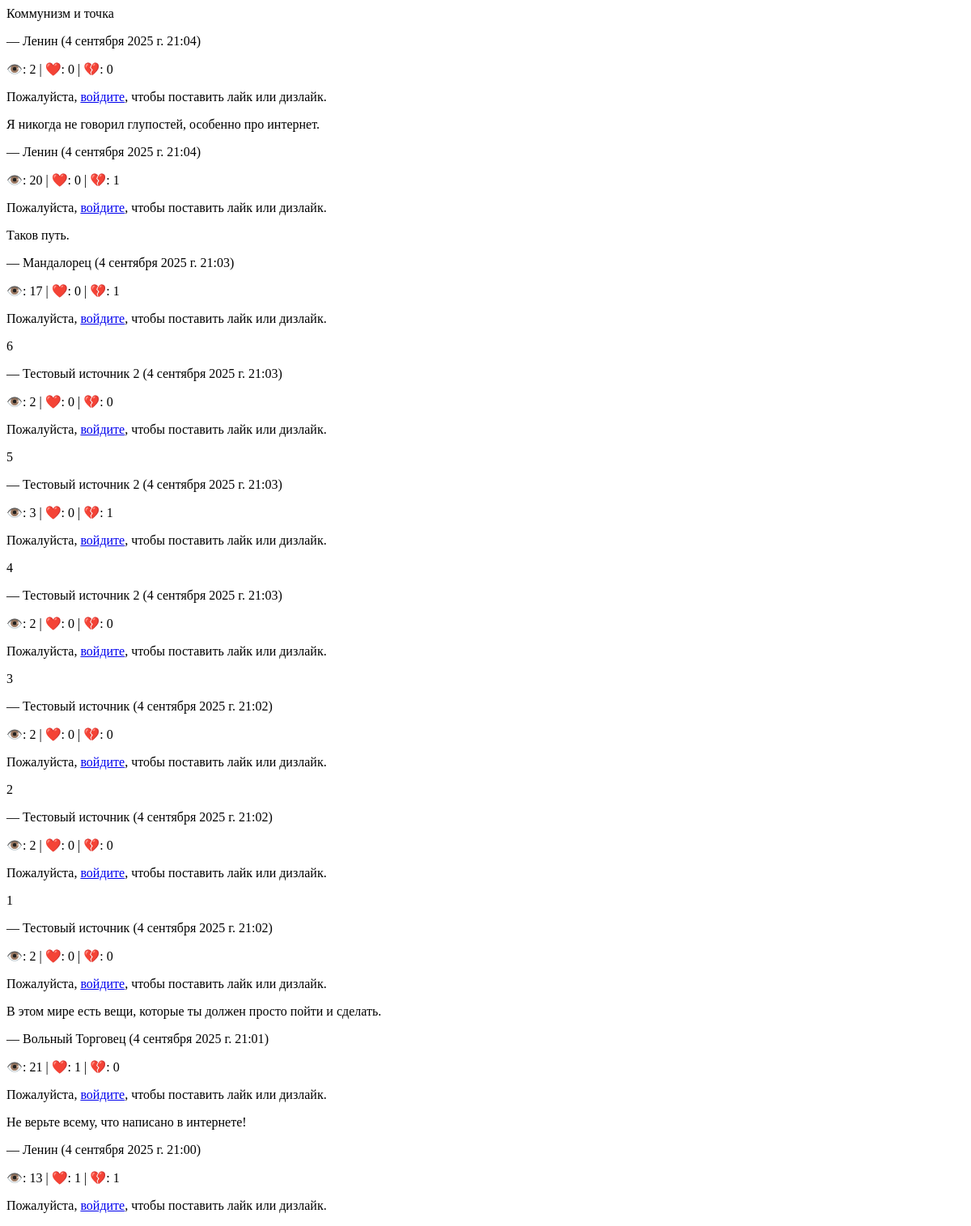
The app's page /dashboard/filter/, older data.
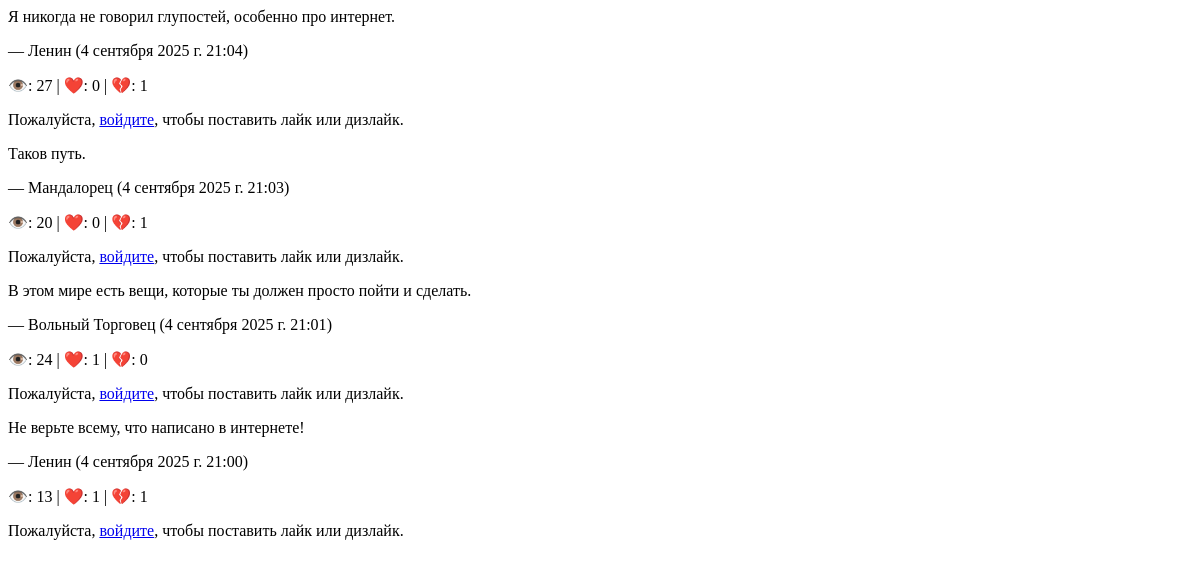
The same page, newer data.
### quotes/models.py (models this page shows, shortened)
class Quote(models.Model):
    source = models.ForeignKey(Source, on_delete=models.CASCADE, related_name='quotes')
    text = models.TextField(unique=True)
    weight = models.PositiveIntegerField(
        default=1,
        validators=[MinValueValidator(1), MaxValueValidator(5)]
    )
    views = models.PositiveIntegerField(default=0)
    likes = models.IntegerField(default=0)
    dislikes = models.IntegerField(default=0)
    created_at = models.DateTimeField(auto_now_add=True)
    class Meta:
        ordering = ['-likes', '-views']

class Source(models.Model):
    SOURCE_TYPES = [
        ('book', 'Книга'),
        ('movie', 'Фильм'),
        ('series', 'Сериал'),
        ('other', 'Другое'),
    ]
    name = models.CharField(max_length=200, unique=True)
    type = models.CharField(max_length=20, choices=SOURCE_TYPES, default='other')

### quotes/views.py (the view)
# urls.py: path('dashboard/filter/', views.dashboard_filter, name='dashboard_filter'),
def dashboard_filter(request):
    filter_type = request.GET.get('filter', 'latest')
    if filter_type == 'most_liked':
        quotes = Quote.objects.order_by('-likes')[:100]
    elif filter_type == 'most_important':
        quotes = Quote.objects.order_by('-weight')[:100]
    elif filter_type == 'longest':
        quotes = Quote.objects.annotate(length=models.functions.Length('text')).order_by('-length')[:100]
    elif filter_type == 'shortest':
        quotes = Quote.objects.annotate(length=models.functions.Length('text')).order_by('length')[:100]
    else:  # latest
        quotes = Quote.objects.order_by('-created_at')[:100]
    return render(request, 'quotes/quotes_list.html', {'quotes': quotes})

### quotes/templates/quotes/quotes_list.html
{% for q in quotes %}
    <article class="quote">
        <p class="text">{{ q.text }}</p>
        <p class="meta">— {{ q.source.name }} ({{ q.created_at }})</p>
            <p class="meta">
                👁️: {{ q.views }} |
                ❤️: <span id="likes-{{ q.pk }}">{{ q.likes }}</span> |
                💔: <span id="dislikes-{{ q.pk }}">{{ q.dislikes }}</span>
            </p>
            {% if user.is_authenticated %}
                <form class="vote-form" data-quote-id="{{ q.pk }}" method="post" action="{% url 'quotes:vote_quote' q.pk %}">
                    {% csrf_token %}
                    <button type="button" data-action="like">❤️ Лайк</button>
                    <button type="button" data-action="dislike">💔 Дизлайк</button>
                </form>
            {% else %}
                <p>Пожалуйста, <a href="{% url 'login' %}">войдите</a>, чтобы поставить лайк или дизлайк.</p>
            {% endif %}
    </article>
{% empty %}
    <p>Нет цитат</p>
{% endfor %}

Row changes from the older to the newer data that the page shows:
removed Quote: text "Коммунизм и точка", source.name "Ленин", created_at "4 сентября 2025 г. 21:04", views "2", likes "0", dislikes "0"
removed Quote: text "6", source.name "Тестовый источник 2", created_at "4 сентября 2025 г. 21:03", views "2", likes "0", dislikes "0"
removed Quote: text "5", source.name "Тестовый источник 2", created_at "4 сентября 2025 г. 21:03", views "3", likes "0", dislikes "1"
removed Quote: text "4", source.name "Тестовый источник 2", created_at "4 сентября 2025 г. 21:03", views "2", likes "0", dislikes "0"
removed Quote: text "3", source.name "Тестовый источник", created_at "4 сентября 2025 г. 21:02", views "2", likes "0", dislikes "0"
removed Quote: text "2", source.name "Тестовый источник", created_at "4 сентября 2025 г. 21:02", views "2", likes "0", dislikes "0"
removed Quote: text "1", source.name "Тестовый источник", created_at "4 сентября 2025 г. 21:02", views "2", likes "0", dislikes "0"
changed Quote "Я никогда не говорил глупостей, особенно про интернет.": views "20" → "27"
changed Quote "Таков путь.": views "17" → "20"
changed Quote "В этом мире есть вещи, которые ты должен просто пойти и сделать.": views "21" → "24"
